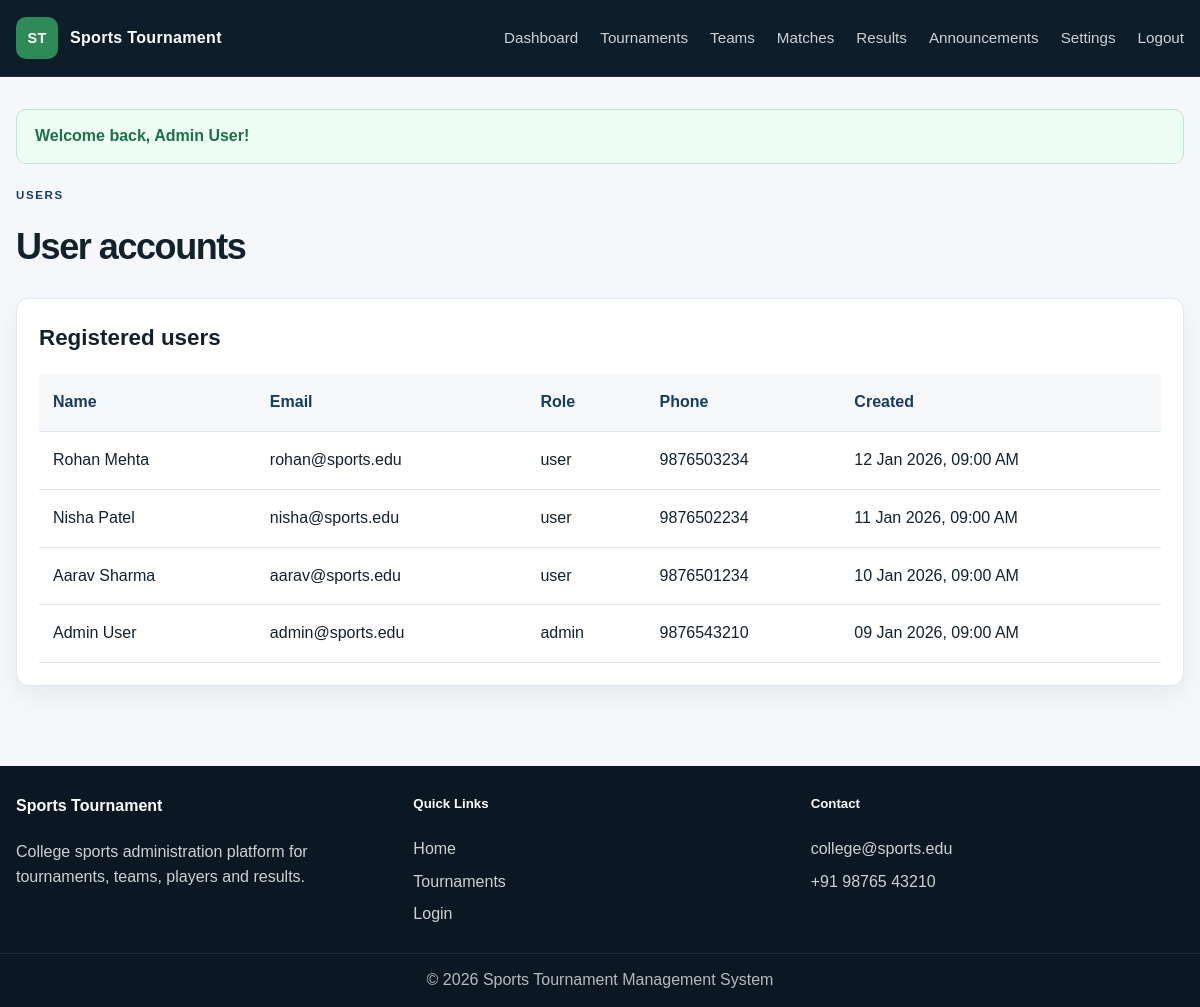
The page /admin/users.php (signed in) on the database its author committed.
### tables this page shows
CREATE TABLE users (
    id INT AUTO_INCREMENT PRIMARY KEY,
    name VARCHAR(100) NOT NULL,
    email VARCHAR(150) NOT NULL UNIQUE,
    password VARCHAR(255) NOT NULL,
    role ENUM('admin','user') NOT NULL DEFAULT 'user',
    phone VARCHAR(20) DEFAULT NULL,
    created_at TIMESTAMP DEFAULT CURRENT_TIMESTAMP
);

### admin/users.php (the view, shortened to what this page needs)
<?php
$pdo = db();
$users = $pdo->query('SELECT id, name, email, role, phone, created_at FROM users ORDER BY created_at DESC')->fetchAll();
require_once __DIR__ . '/../includes/header.php';
?>
<div class="page-header">
    <div>
        <span class="eyebrow dark">Users</span>
        <h1>User accounts</h1>
    </div>
</div>
<div class="panel">
    <div class="panel-header"><h2>Registered users</h2></div>
    <div class="table-wrap">
        <table>
            <thead>
                <tr>
                    <th>Name</th>
                    <th>Email</th>
                    <th>Role</th>
                    <th>Phone</th>
                    <th>Created</th>
                </tr>
            </thead>
            <tbody>
                <?php foreach ($users as $user): ?>
                    <tr>
                        <td><?= e($user['name']) ?></td>
                        <td><?= e($user['email']) ?></td>
                        <td><?= e($user['role']) ?></td>
                        <td><?= e($user['phone']) ?></td>
                        <td><?= e(formatDateTime($user['created_at'])) ?></td>
                    </tr>
                <?php endforeach; ?>
            </tbody>
        </table>
    </div>
</div>
<?php require_once __DIR__ . '/../includes/footer.php'; ?>

### assets/css/style.css (style rules this page uses)
:root { --bg: #f5f7fa; --panel: #ffffff; --panel-alt: #eef3f8; --ink: #11212d; --muted: #536477; --line: #dfe7ef; --primary: #163d5d; --primary-soft: #e8f0f8; --accent: #2e8b57; --accent-soft: #eaf8ef; --danger: #c64242; --warning: #b87828; --shadow: 0 10px 25px rgba(17, 33, 45, 0.06); --radius: 12px; }
* { box-sizing: border-box; }
html { scroll-behavior: smooth; }
body { margin: 0; font-family: Arial, Helvetica, sans-serif; background: var(--bg); color: var(--ink); line-height: 1.55; }
.eyebrow { display: inline-block; font-size: 0.72rem; letter-spacing: 0.14em; text-transform: uppercase; font-weight: 700; color: var(--accent); margin-bottom: 14px; }
.eyebrow.dark { color: var(--primary); }
.info-card, .panel, .stat-box, .auth-card { background: var(--panel); border: 1px solid var(--line); border-radius: var(--radius); box-shadow: var(--shadow); }
.table-wrap { overflow-x: auto; width: 100%; }
table { width: 100%; border-collapse: collapse; min-width: 640px; background: var(--panel); }
th, td { padding: 16px 14px; border-bottom: 1px solid var(--line); text-align: left; vertical-align: top; }
th { background: #f6f8fa; color: var(--primary); font-weight: 700; }
.page-header { width: min(1180px, calc(100% - 32px)); margin: 0 auto 24px; display: flex; align-items: center; justify-content: space-between; gap: 16px; }
.page-header h1 { margin: 0; font-size: clamp(2rem, 3vw, 2.5rem); letter-spacing: -0.04em; }
.panel { width: min(1180px, calc(100% - 32px)); margin: 0 auto 24px; padding: 22px; }
.panel-header { margin-bottom: 18px; }
.panel-header h2 { margin: 0; font-size: 1.4rem; }

### rows shown on the page
users: name "Rohan Mehta", email "rohan@sports.edu", role "user", phone "9876503234", created_at "12 Jan 2026, 09:00 AM"
users: name "Nisha Patel", email "nisha@sports.edu", role "user", phone "9876502234", created_at "11 Jan 2026, 09:00 AM"
users: name "Aarav Sharma", email "aarav@sports.edu", role "user", phone "9876501234", created_at "10 Jan 2026, 09:00 AM"
users: name "Admin User", email "admin@sports.edu", role "admin", phone "9876543210", created_at "09 Jan 2026, 09:00 AM"

### other values the page prints
$item['label'] "Dashboard"
$item['label'] "Tournaments"
$item['label'] "Teams"
$item['label'] "Matches"
$item['label'] "Results"
$item['label'] "Announcements"
$flash['message'] "Welcome back, Admin User!"
